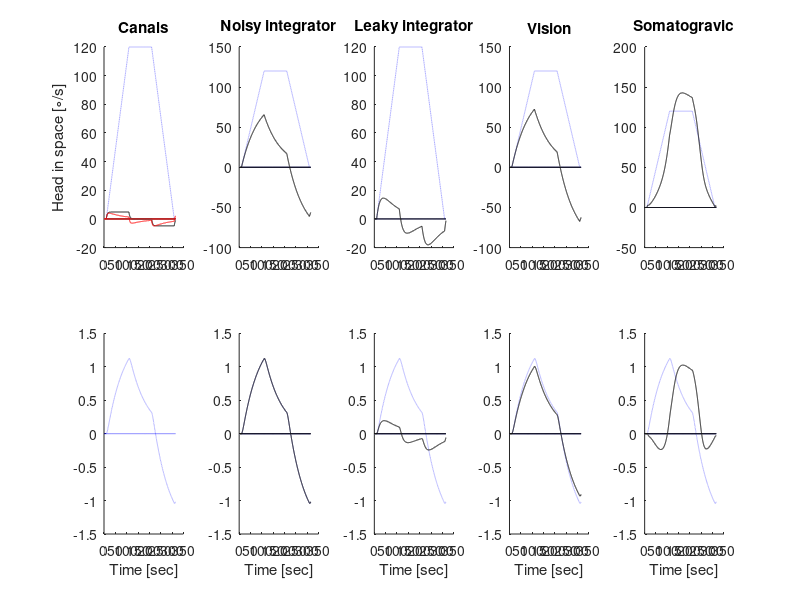
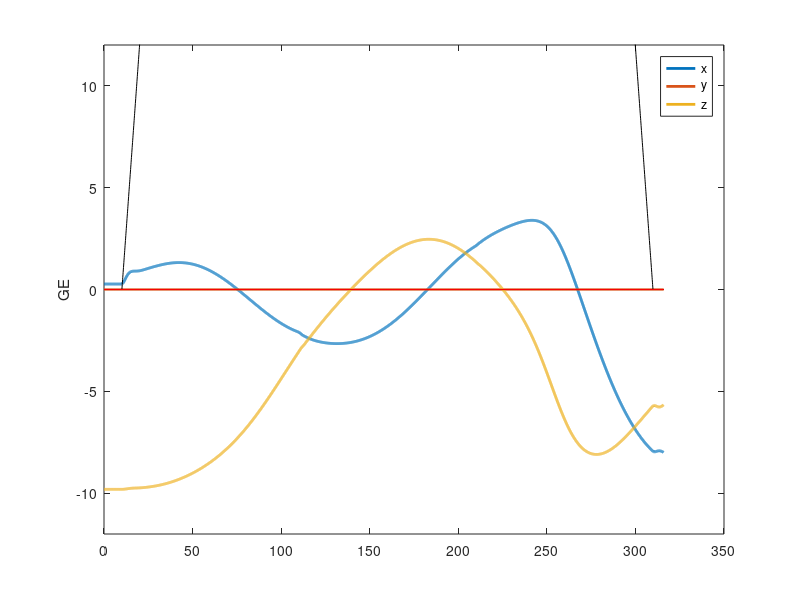
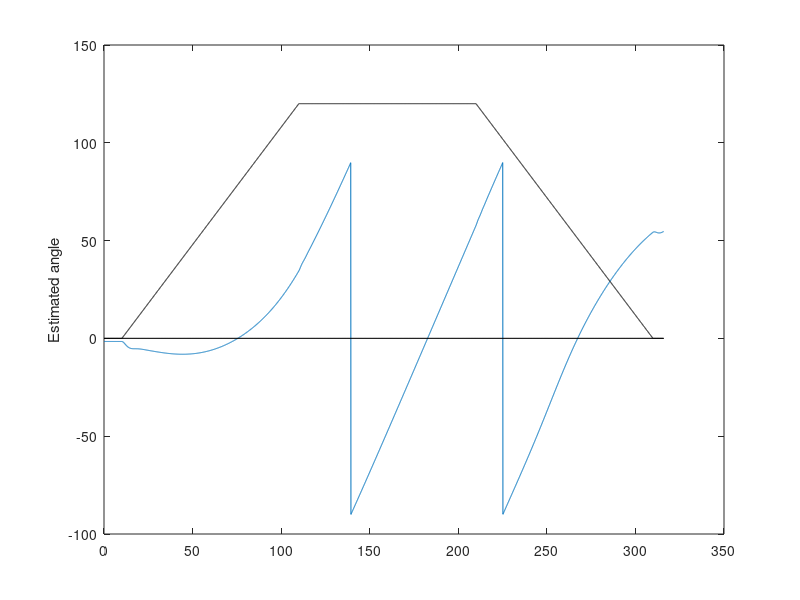
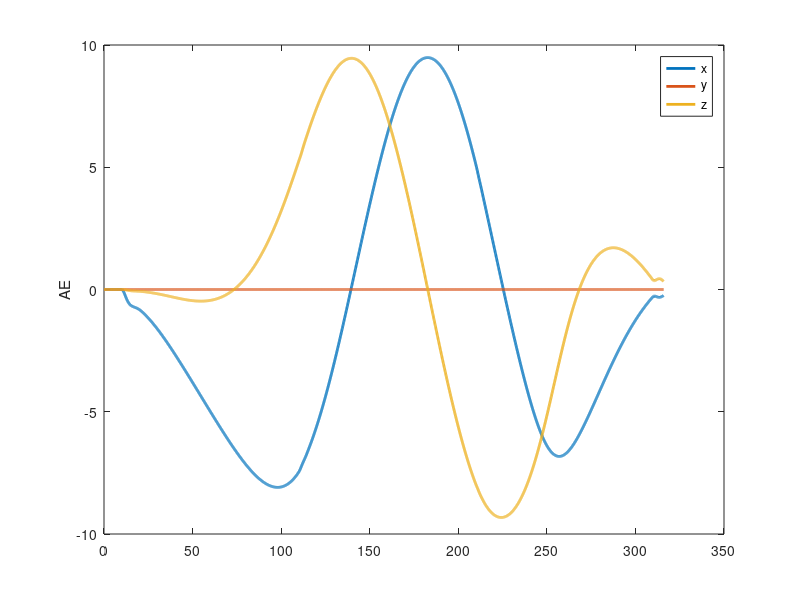

Reproduce these figures in MATLAB, in order.
% Laurens model
% details will follow later

clear all;
%close all;

dt = 0.1;   % Time step of the model
Fs = 1/dt;

%% Model parameters
Tcan = -1*[1 0 0;...
      -0.12 -0.7 0.7;...
      -0.12 -0.7 -0.7];% Vector normals to the semicircular canals (Canal orientation) row1 = lateral canal; row 2 = % anterior; row 3 = posterior
  
Tcan = [1 0 0;...
      0 1 0;...
      0 0 1];% Vector normals used to evaluate the response of canals oriented to the global system (mostly used for debugging)
  

grav = [0; 0; -9.81];  

% [B,A] = butter(3,(10/Fs/2),'low');
  
%% Motion profiles
mopo = 1;   % Evaluate motion responses recreating responses in Laurens and Angelaki paper
if mopo == 1
    % Parameters for Laurens and Angelaki EBR paper
    kv = 0.247;                      % Cupula gain (Laurens and Angelaki) - NOTE: this value was provided by Laurens by email in which he said 0.2 was incorrect
    Tc = 4;                          % Cupula time constant (Laurens and Angelaki)
    Tn=75;                           % Afferent adaptation time constant(George et al. 2011) 
%     Tr=15;                           % Adaptation recovery time constant (for now is just an arbitrary number)
    gd = 1;                          % Direct vestibular gain (Laurens and Angelaki)
    Tvs = 14;                        % Velocity storage time constant (Laurens and Angelaki)

    go = 2;                          % Direct visual gain (Laurens, Valko, etc., Laurens and Angelaki value is too high)
    ko = 0.6;                        % Indirect visual gain (Laurens and Angelaki)

    kf = 0.38;
    Ts = 1/0.65;
    d = 1;                           % Somatogravic feedback gain (not an actual parameter - used as on/off switch)

    sigC = [0.0]; %[0.1]*pi/180;             % Canal noise (Laurens and Angelaki)
    sigVS = [0.0]; %[0.2]*pi/180;            % Vestibular storage noise (Laurens and Angelaki seemed to high, halfed it)
    sigVI = [0.0]; %[0.1]*pi/180;            % Vision noise (Laurens and Angelaki seemed high, 1/10 of listed value)
    
    %%% Angular inputs from EBR paper - varies depending on plot being made
    angVMag = [0; 120*pi/180; 0];     % Velocity magnitude in rads (roll, pitch yaw)
   % Angular velocity profiles (roll, pitch, yaw) - currently uses same profile scaled to velMag
    Tmo = 316;                       % Duration of total motion profile
    t = 0:dt:Tmo;
    angPro = zeros(1,Tmo*Fs);    
    angPro(t>10&t<=110) = linspace(0,1,length(angPro(t>10&t<=110))); %angPro(t>31&t<34)=1;
    angPro(t>110&t<210)= 1;
    angPro(t>=210&t<310) = linspace(1,0,length(angPro(t>=10&t<110)));
    angVel = angVMag * angPro;
    % Angular acceleration
    angAcc = [zeros(3,1), diff(angVel,[],2)]/dt;
    t = (0:length(angAcc)-1)*dt;
    % Angular position
    angPos = cumtrapz(t,angVel,2);
    angPos(2,:) = angPos(2,:)-90*pi/180;

    %%% Translation motion profiles - acceleration
    tranAMag = [0; 0; 0];           % Translational acceleration magnitude (X,Y,Z)
    % Translational accleeration profiles
    tranPro = zeros(1,Tmo*Fs);
    tranPro(56>t&t<65) = 1;
    tranAcc = tranAMag * tranPro;
    
    % Time vector
    N = length(t);
elseif mopo == 2
    % Parameters for Laurens Nature paper
    % NOTE: this section was not finished.  Feel free to replace all of
    % this.
    
    kv = 0.2;                  % Cupula gain (Laurens and Angelaki)
    Tc = 4;                    % Cupula time constant (Laurens and Angelaki)
    gd = 0.8;                  % Direct vestibular gain (Laurens and Angelaki)
    Tvs = 15;                  % Velocity storage time constant (Laurens and Angelaki)

    go = 0;                    % Direct visual gain = set to zero for this
    ko = 0.0;                  % Indirect visual gain = set to zerio for this

    kf = 0.38;
    Ts = 1/0.65;
    d = 1;    % somatogravic feedback

    sigC = [0.1]*pi/180;       % Canal noise
    sigVS = [0.4]*pi/180;      % Vistublar storage noise
    sigVI = [1]*pi/180;        % Vision noise
    
    %%% Angular inputs
    % Pitch profile
    stpT = 1.4;
    hldT = 30-stpT;
    stp = -1+2/(stpT/dt):2/(stpT/dt):1-2/(stpT/dt);
    pitPos = 10*[ones(1,10/dt) fliplr(stp) -ones(1,hldT/dt+1) stp ones(1,hldT/dt+1) fliplr(stp) -ones(1,hldT/dt+1) stp ones(1,hldT/dt+1)];
    pitVel = [0, diff(pitPos)]/dt;
    % Angular velocity profiles (roll, pitch, yaw) - currently uses same profile scaled to velMag
    angPro = [zeros(1,2/dt) (0:dt*1/0.5:1) ones(1,2/dt) fliplr(0:dt*1/0.5:1) zeros(1,10/dt)];
    angPos = angPMag * angPro;
    % Angular acceleration
    angVel = [zeros(3,1), diff(angPos,[],2)]/dt;
    angAcc = [zeros(3,1), diff(angVel,[],2)]/dt;

    %%% Translation motion profiles - acceleration
    tranAMag = [0; 0; 0];           % Translational acceleration magnitude (X,Y,Z)
    % Translational accleeration profiles
    tranPro = [zeros(1,8/dt) ones(1,2/dt) zeros(1,5.2/dt)];
    tranAcc = tranAMag * tranPro;
    
    % Time vector
    t = (0:length(angAcc)-1)*dt-10+dt;
    N = length(t);
elseif mopo == 3
    % Parameters for Laurens and Angelaki EBR paper
    kv = 0.247;                      % Cupula gain (Laurens and Angelaki) - NOTE: this value was provided by Laurens by email in which he said 0.2 was incorrect
    Tc = 4;                          % Cupula time constant (Laurens and Angelaki)
    Tn=75;                           % Afferent adaptation time constant(George et al. 2011) 
%     Tr=15;                           % Adaptation recovery time constant (for now is just an arbitrary number)
    gd = 1;                          % Direct vestibular gain (Laurens and Angelaki)
    Tvs = 14;                        % Velocity storage time constant (Laurens and Angelaki)

    go = 2;                          % Direct visual gain (Laurens, Valko, etc., Laurens and Angelaki value is too high)
    ko = 0.6;                        % Indirect visual gain (Laurens and Angelaki)

    kf = 0.38;
    Ts = 1/0.65;
    d = 1;                           % Somatogravic feedback gain (not an actual parameter - used as on/off switch)

    sigC = [0.0]; %[0.1]*pi/180;             % Canal noise (Laurens and Angelaki)
    sigVS = [0.0]; %[0.2]*pi/180;            % Vestibular storage noise (Laurens and Angelaki seemed to high, halfed it)
    sigVI = [0.0]; %[0.1]*pi/180;            % Vision noise (Laurens and Angelaki seemed high, 1/10 of listed value)
    
    %%% Angular inputs from EBR paper - varies depending on plot being made
    angVMag = [0; 120*pi/180; 0];     % Velocity magnitude in rads (roll, pitch yaw)
   % Angular velocity profiles (roll, pitch, yaw) - currently uses same profile scaled to velMag
    Tmo = 200;                       % Duration of total motion profile
    t = 0:dt:Tmo;
    angPro = zeros(1,Tmo*Fs);    
    angPro(t>10&t<=11) = linspace(0,1,length(angPro(t>10&t<=11))); %angPro(t>31&t<34)=1;
    angPro(t>11&t<110)= 1;
    angPro(t>=110&t<111) = linspace(1,0,length(angPro(t>=110&t<111)));
    angVel = angVMag * angPro;
    % Angular acceleration
    angAcc = [zeros(3,1), diff(angVel,[],2)]/dt;
    t = (0:length(angAcc)-1)*dt;
    % Angular position
    angPos = cumtrapz(t,angVel,2);
    angPos(2,:) = angPos(2,:)-90*pi/180;

    %%% Translation motion profiles - acceleration
    tranAMag = [0; 0; 0];           % Translational acceleration magnitude (X,Y,Z)
    % Translational accleeration profiles
    tranPro = zeros(1,Tmo*Fs);
    tranPro(56>t&t<65) = 1;
    tranAcc = tranAMag * tranPro;
    
    % Time vector
    N = length(t);
else
end

%% Time vector
% Time vector
t = (0:length(angAcc)-1)*dt;
N = length(t);

%% Initializing the variables
% Initializing initial conditions
C = zeros(3,1);              % Canal output signal   
Cnn = zeros(3,1);            % Ideal canal output signal - no noise
VS = zeros(3,1);             % Velocity storage
VE = zeros(3,1);             % Velocity estimate - angular
GE = zeros(3,1);             % Gravity estimate
AE = zeros(3,1);             % Acceleration estimate
GIA = zeros(3,1);            % Gravitoinertial acceleration

INTnn = zeros(3,1);          % Ideal integral - no noise from anything
INT = zeros(3,1);            % Integral output - with noise (canals and VS)
VSli = zeros(3,1);           % Velocity storage - leaky integrator
VSvi = zeros(3,1);           % Velocity storage - vision
VEi = zeros(3,1);            % Velocity estimate - noisy integrator
VEli = zeros(3,1);           % Velocity estimate - leaky integrator
VEvi = zeros(3,1);           % Velocity estimate - vision

% Initializing output arrays
C_full = zeros(size(angAcc));
Cnn_full = zeros(size(angAcc));
C_full_A=zeros(size(angAcc));
Cnn_full_A=zeros(size(angAcc));   
VS_full = zeros(size(angAcc));
VE_full = zeros(size(angAcc));
GE_full = zeros(size(angAcc));
AE_full = zeros(size(angAcc));
GIA_full = zeros(size(angAcc));
Grav_full = zeros(size(angAcc));
Tori_full = zeros([3 size(angAcc)]);
angCAccT_full = zeros(size(angAcc));

INTnn_full = zeros(size(angAcc));
INT_full = zeros(size(angAcc));
VSli_full = zeros(size(angAcc));
VSvi_full = zeros(size(angAcc));
VEi_full = zeros(size(angAcc));
VEli_full = zeros(size(angAcc));
VEvi_full = zeros(size(angAcc));

%% Simulating the model - difference approach

angCAcc = Tcan*angAcc;           % Transform angular rotation to canal coordinates

for rr = 1                       % Loop for running several iterations if desired
    C = zeros(3,1);              % Canal output signal   
    DA = zeros(3,1);              % neural adaptation variable
    DAnn = zeros(3,1);
    Cnn = zeros(3,1);            % Ideal canal output signal - no noise
    VS = zeros(3,1);             % Velocity storage
    VE = zeros(3,1);             % Velocity estimate - angular

    INTnn = zeros(3,1);          % Ideal integral - no noise from anything
    INT = zeros(3,1);            % Integral output - with noise (canals and VS)
    VSli = zeros(3,1);           % Velocity storage - no vision
    VEi = zeros(3,1);            % Velocity estimate - noisy integrator
    VEli = zeros(3,1);           % Velocity estimate - leaky integrator
    
    VSnoise_prev = zeros(3,1);   % Noise from previous step 
    
    GE = rotx(angPos(1,1)) * roty(angPos(2,1)) * rotz(angPos(3,1)) * grav;
    GE_full(:,1,rr) = GE;
    Grav_full(:,1,rr) = GE;
    Tori_full(:,:,1,rr) = rotx(angPos(1,1)) * roty(angPos(2,1)) * rotz(angPos(3,1));
    for k = 2:length(t)
        % Noise values
        Cnoise = sigC*randn(3,1);
        VSnoise = sigVS*randn(3,1);
        dVSnoise = VSnoise - VSnoise_prev;
        VSnoise_prev = VSnoise;
        VInoise = sigVI*randn(3,1);
        
        % Gravity input signals
        Tori = rotx(angPos(1,k)) * roty(angPos(2,k)) * rotz(angPos(3,k));
        Tori_full(:,:,k) = Tori;
        gravT = Tori * grav;
        Grav_full(:,k) = gravT;
        
        tranAccT = Tori * tranAcc(:,k);
        GIA = gravT - tranAccT;
        GIA_full(:,k,rr) = GIA;
        
        % Cupula equations
        angAccT = Tori*angAcc(:,k);
        angCAccT = Tcan*angAccT;
        angCAccT_full(:,k) = angCAccT;
        Cnn = Cnn*(1-dt/Tc) + angCAccT*dt;
        C = C*(1-dt/Tc) + angCAccT*dt + Cnoise;
        %Cnn = Cnn*exp(-dt/Tc) + angCAccT*dt;
        %C = C*(exp(-dt/Tc)) + angCAccT*dt + Cnoise;
        % implementing adaptation 
       
        
% % % %         if C>0.02           
% % % %         DA=DA+C/Tn*dt;
% % % %         elseif 0<C<0.02
% % % %             DA=DA-DA/Tr*dt;
% % % %         end;
    
        
% % % % % % % % %         D=D*(1-exp(-dt/Tn));
% % % % %         C=D*C;
        C_full(:,k) = C;   % Cupula output signal
%         DA=C_full(:,1);
%         for ii=2:k
%              DA=DA*exp(-dt/Tn)+C_full(:,ii)-C_full(:,ii-1);
%         end
        DA = DA*(1-dt/Tn) + (C_full(:,k)-C_full(:,k-1));
        C_full_A(:,k)=DA; % Afferent output (with adaptation) 
        
        % feeding other parts of the model with the presence of afferent
        % adaptation
        Cnn_full(:,k) = Cnn;
        DAnn = DAnn*(1-dt/Tn) + (Cnn_full(:,k)-Cnn_full(:,k-1));
%          DAnn=Cnn_full(:,1);
%         for ii=2:k
%              DAnn=DAnn*exp(-dt/Tn)+Cnn_full(:,ii)-Cnn_full(:,ii-1);
%         end
        Cnn_full_A(:,k)=DAnn;
        % Integrator equations (ideal endolymph and noisy endolymph positions)
        INTnn = INTnn + kv*DAnn*dt; 
        INTnn_full(:,k,rr) = INTnn;
        INT = INT + (kv*DA)*dt + dVSnoise;        % noise is on the output of the integral
        INT_full(:,k,rr) = INT;        

        % Retinal slip
%         rSL = INTnn - VSli;
% Retinal slip according to patricks email:
         rSL = (angVel(:,k)+VInoise-VSli-DA)/(1+go);  
        % Indirect visual pathway
        indVI = (rSL + VInoise)*ko;
        % Direct visual pathway
        dirVI = (rSL + VInoise)*go;

        % Velocity storage
        %VS = VS*exp(-dt/Tvs) + (kv*DA + indVI + kf*Tcan*cross(GIA/norm(GIA),GE/norm(GE)))*dt + dVSnoise;      % noise is on the output of the integral, therefore it is dVSnoise and not VSnoise
        VS = VS*(1-dt/Tvs) + (kv*DA + indVI + kf*Tcan*cross(GIA/norm(GIA),GE/norm(GE)))*dt + dVSnoise;      % noise is on the output of the integral, therefore it is dVSnoise and not VSnoise
        VS_full(:,k,rr) = VS; % Velocity storage output signal

        % Total rotational estimate
        VEprev = VE;
        VE = VS + gd*DA + dirVI;
        VE_full(:,k,rr) = VE;     % Complete velocity estimate signal
        % Gravity and acceleration estimates
        GE = (cross(GE,inv(Tcan)*VE))*dt + GE*(1-dt/Ts) + 1/Ts*GIA*dt; %GE*exp(-dt/Ts) + 1/Ts*GIA*dt;
        %GE = (cross(GE,inv(Tcan)*VE))*dt + GE*exp(-dt/Ts) + 1/Ts*GIA*dt;        
        GE_full(:,k,rr) = GE;
        AE = GIA - GE;       
        AE_full(:,k,rr) = AE;
        
        %%%%%%%%%%% Extra stuff for plotting Laurens and Angelaki paper 
        % Retinal slip - no gravitational contribution
        rSLvi = INTnn - VSvi;
        % Indirect visual pathway
        indVIvi = (rSLvi + VInoise)*ko ;
        % Direct visual pathway
        dirVIvi = (rSLvi + VInoise)*go;

        % Velocity estimate - integral only
        VEi = INT + gd*DA;                                       
        VEi_full(:,k,rr) = VEi;

        % Velocity storage and estimate - leaky integrator only - without vision and without gravity
        %VSli = VSli*exp(-dt/Tvs) + (kv*DA)*dt + dVSnoise;        % noise is on the output of the integral
        VSli = VSli*(1-dt/Tvs) + (kv*DA)*dt + dVSnoise;        % noise is on the output of the integral
        VSli_full(:,k,rr) = VSli;
        VEli = VSli + gd*DA;
        VEli_full(:,k,rr) = VEli;
        
        % Velocity storage and estimate - leaky integrator and vision - without gravity
        %VSvi = VSvi*exp(-dt/Tvs) + (kv*DA + indVIvi)*dt + dVSnoise;% noise is on the output of the integral
        VSvi = VSvi*(1-dt/Tvs) + (kv*DA + indVIvi)*dt + dVSnoise;% noise is on the output of the integral
        VSvi_full(:,k,rr) = VSvi;
        VEvi = VSvi + gd*DA+ dirVIvi;
        VEvi_full(:,k,rr) = VEvi;
    end
end

%% Plotting figure 1 from Laurens and Angelaki
if mopo == 1 || mopo == 3
    C_full = mean(C_full,3);
    VEi_full = mean(VEi_full,3);
    VEli_full = mean(VEli_full,3);
    VEvi_full = mean(VEvi_full,3);
    VE_full = mean(VE_full,3);

    INT_full = mean(INT_full,3);
    INTnn_full = mean(INTnn_full,3);
    VSli_full = mean(VSli_full,3);
    VSvi_full = mean(VSvi_full,3);
    VS_full = mean(VS_full,3);
    
    hC_full = inv(Tcan)*C_full*180/pi;
    hC_full_A = inv(Tcan)*C_full_A*180/pi;
    hVEi_full = inv(Tcan)*VEi_full*180/pi;
    hVEli_full = inv(Tcan)*VEli_full*180/pi;
    hVEvi_full = inv(Tcan)*VEvi_full*180/pi;
    hVE_full = inv(Tcan)*VE_full*180/pi;
    
%     INT_full = trnfrmTimsig(Tori_full,INT_full,1);
%     INTnn_full = trnfrmTimsig(Tori_full,INTnn_full,1);
%     VSli_full = trnfrmTimsig(Tori_full,VSli_full,1);
%     VSvi_full = trnfrmTimsig(Tori_full,VSvi_full,1);
%     VS_full = trnfrmTimsig(Tori_full,VS_full,1);
    
    fig = figure;
    angVel = angVel*180/pi;
    liu = 40; lil = -6;
    liu2 = 0.6; lil2 = -0.4;
    xli = Tmo/2;
 
        
    %%% Head in space
    % Canals
    set(fig,'Color','w');
    subplot(2,5,1);
    plot(t,angVel,'b','LineStyle',':'); hold on;
    plot(t,hC_full,'k');
    plot(t,hC_full_A, 'r');
    box off;
%     xlim([0 xli]);
%     ylim([lil liu]);
    title('Canals');
    ylabel('Head in space [\circ/s]');
    % Noisy integrator
    subplot(2,5,2);
    plot(t,angVel,'b','LineStyle',':'); hold on;
    plot(t,hVEi_full,'k');
    box off;
%     xlim([0 xli]);
%     ylim([lil liu]);
    title('Noisy integrator');
    % Leaky integrator
    subplot(2,5,3);
    plot(t,angVel,'b','LineStyle',':'); hold on;
    plot(t,hVEli_full,'k');
    box off;
%     xlim([0 xli]);
%     ylim([lil liu]);
    title('Leaky integrator'); 
    % Vision
    subplot(2,5,4);
    plot(t,angVel,'b','LineStyle',':'); hold on;
    plot(t,hVEvi_full,'k');
    box off;
%     xlim([0 xli]);
%     ylim([lil liu]);
    title('Vision');
    % Somatogravic feedback
    subplot(2,5,5);
    plot(t,angVel,'b','LineStyle',':'); hold on;
    plot(t,hVE_full,'k');
    box off;
%     xlim([0 xli]);
%     ylim([lil liu]);
    title('Somatogravic');

    %%% Endolymph in space
    % Canals
    subplot(2,5,6);
    plot(t,INTnn_full,'b','LineStyle',':');
    box off;
%     xlim([0 xli]);
%     ylim([lil2 liu2]);
    xlabel('Time [sec]');
    % Noisy integrator
    subplot(2,5,7);
    plot(t,INTnn_full,'b','LineStyle',':'); hold on;
    plot(t,INT_full,'k');
    box off;
%     xlim([0 xli]);
%     ylim([lil2 liu2]);
    xlabel('Time [sec]');
    % Leaky integrator
    subplot(2,5,8);
    plot(t,INTnn_full,'b','LineStyle',':'); hold on;
    plot(t,VSli_full,'k');
    box off;
%     xlim([0 xli]);
%     ylim([lil2 liu2]);
    xlabel('Time [sec]');
    % Vision
    subplot(2,5,9);
    plot(t,INTnn_full,'b','LineStyle',':'); hold on;
    plot(t,VSvi_full,'k');
    box off;
%     xlim([0 xli]);
%     ylim([lil2 liu2]);
    xlabel('Time [sec]');
    % Somatogravic
    subplot(2,5,10);
    plot(t,INTnn_full,'b','LineStyle',':'); hold on;
    plot(t,VS_full,'k');
    box off;
%     xlim([0 xli]);
%     ylim([lil2 liu2]);
    xlabel('Time [sec]');
end

% Plotting here is just for viewing, doesn't match any papers
% Gravitational estimate
figure;
plot(t,GE_full,'Linewidth',2); hold on;
ylim([-12 12]);
plot(t,angVel,'k');
plot(t,tranAcc,'r');
ylabel('GE');
legend({'x','y','z'});

% Estimated angle
ang = atan(GE_full(1,:)./GE_full(3,:))*180/pi;
figure;
plot(t,ang); hold on;
plot(t,angVel,'k');
ylabel('Estimated angle');

% Acceleration esimates
figure;
plot(t,AE_full,'Linewidth',2); hold on;
ylabel('AE');
legend({'x','y','z'});
